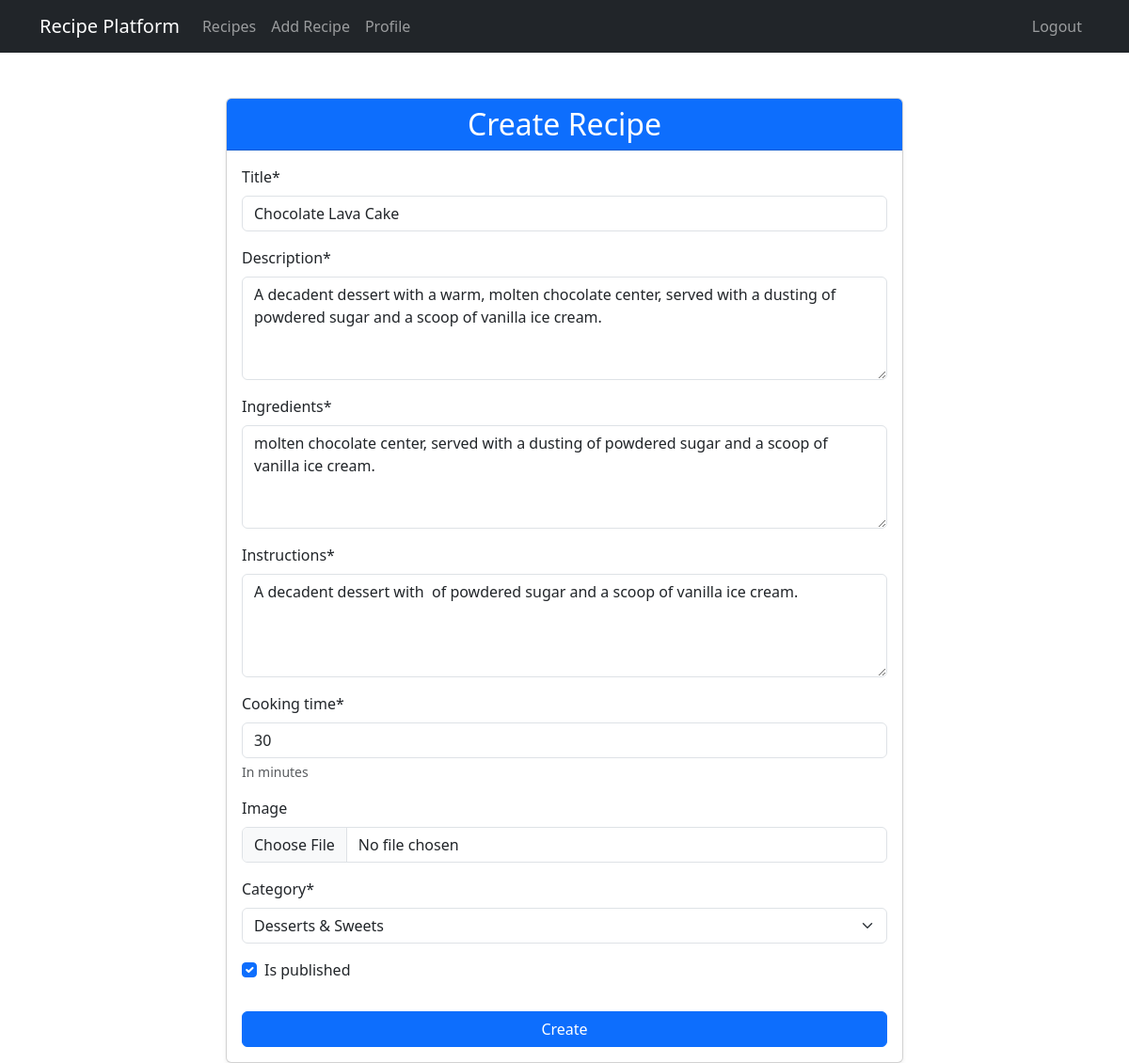
Screenshot of /recipe/8/edit/ (signed in) with the database file from the repository.
### recipes/models.py (models this page shows, shortened)
class Recipe(models.Model):
    title = models.CharField(max_length=200)
    description = models.TextField()
    ingredients = models.TextField()
    instructions = models.TextField()
    cooking_time = models.PositiveIntegerField(help_text="In minutes")
    image = models.ImageField(upload_to='recipes/', blank=True)
    created_at = models.DateTimeField(auto_now_add=True)
    updated_at = models.DateTimeField(auto_now=True)
    author = models.ForeignKey(User, on_delete=models.CASCADE)
    category = models.ForeignKey(Category, on_delete=models.CASCADE, related_name='recipes')
    is_published = models.BooleanField(default=False)

### recipes/views.py (the view)
# urls.py: path('recipe/<int:pk>/edit/', views.RecipeUpdateView.as_view(), name='recipe-update'),
class RecipeUpdateView(LoginRequiredMixin, UserPassesTestMixin, UpdateView):
    model = Recipe
    form_class = RecipeForm
    template_name = 'recipes/recipe_form.html'
    def test_func(self):
        recipe = self.get_object()
        return self.request.user == recipe.author

### recipes/forms.py (shortened to what this page needs)
class RecipeForm(forms.ModelForm):
    class Meta:
        model = Recipe
        fields = ['title', 'description', 'ingredients', 'instructions',
                  'cooking_time', 'image', 'category', 'is_published']
        widgets = {
            'ingredients': forms.Textarea(attrs={'rows': 5}),
            'instructions': forms.Textarea(attrs={'rows': 8}),
            'description': forms.Textarea(attrs={'class': 'form-control', 'rows': 4}),
            'ingredients': forms.Textarea(attrs={'class': 'form-control', 'rows': 4}),
            'instructions': forms.Textarea(attrs={'class': 'form-control', 'rows': 4}),
            'category': forms.Select(attrs={'class': 'form-control'}),
            'image': forms.FileInput(attrs={'class': 'form-control'}),
        }

### recipes/models.py (called while the page is built)
    def __str__(self):
        return self.name

### recipes/templates/recipes/recipe_form.html (shortened to what this page needs)
{% extends 'recipes/base.html' %}
{% load crispy_forms_tags %}
{% block content %}
<div class="container mt-5">
    <div class="row justify-content-center">
        <div class="col-md-8">
            <div class="card shadow-sm">
                <div class="card-header bg-primary text-white text-center">
                    <h2 class="mb-0">{{ view.action|default:"Create" }} Recipe</h2>
                </div>
                <div class="card-body">
                    <form method="post" enctype="multipart/form-data">
                        {{ form|crispy }}
                        <button type="submit" class="btn btn-primary w-100 mt-3">
                            {{ view.action|default:"Create" }}
                        </button>
                    </form>
                </div>
            </div>
        </div>
    </div>
</div>
{% endblock %}

### rows the page displays
Recipe: title "Chocolate Lava Cake", description "A decadent dessert with a warm, molten chocolate center, served with a dusting of powdered sugar and a scoop of vanilla ice cream.", ingredients "molten chocolate center, served with a dusting of powdered sugar and a scoop of vanilla ice cream.", instructions "A decadent dessert with of powdered sugar and a scoop of vanilla ice cream.", cooking_time "30", category "Desserts & Sweets", is_published "☑"

### other values shown
{{ view.action|default:"Create" }} "Create"
